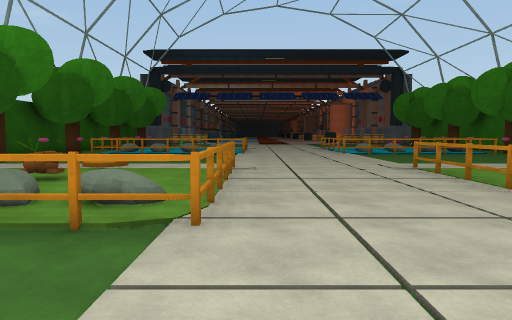
[1] (above)

24 first-person views from a walk through a Unity game level. The camera is 1.5 m above the floor, tilts 4° down and sees 70° across. The floor is counted in squares, 2 m on a side. Each view is taken from the middle of a square. On the plan, view 1 faces up. The plan holds only what a view shows up to about 11 squares ahead; the rest is blank. The place goes on beyond the plan. Surface patterns are stand-ins for the level's own textures.

[2]
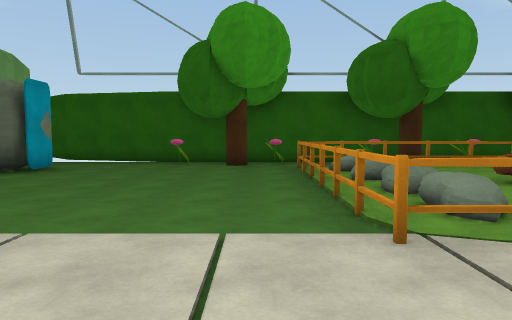

[3]
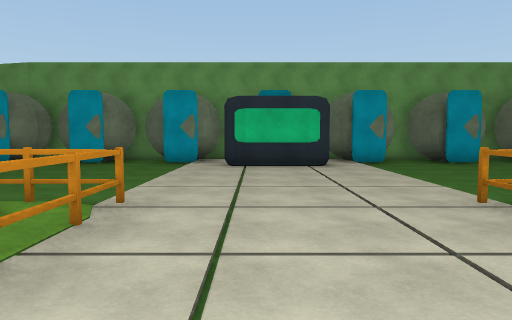

[4]
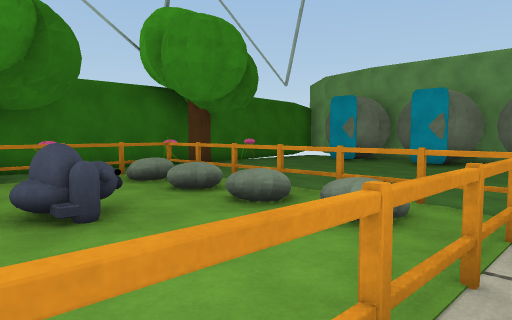

[5]
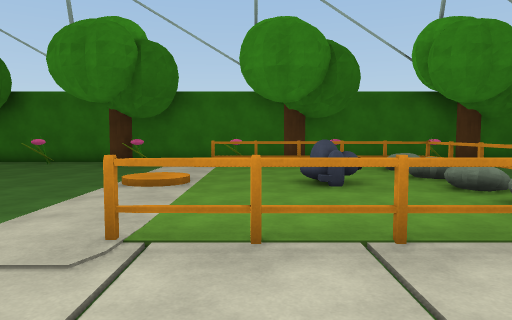

[6]
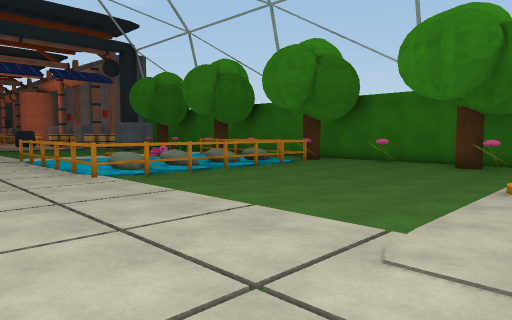

[7]
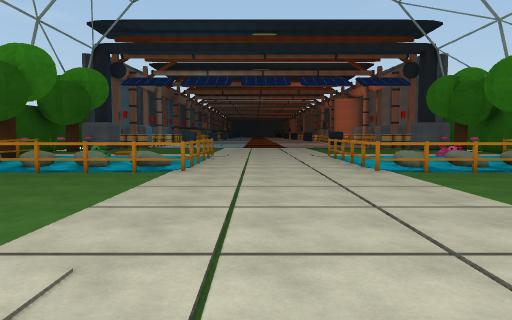

[8]
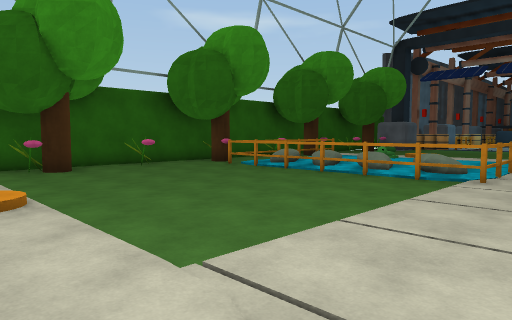

[9]
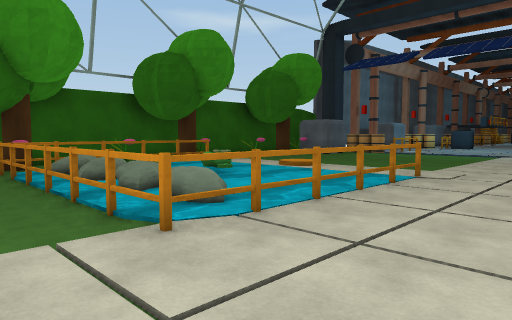

[10]
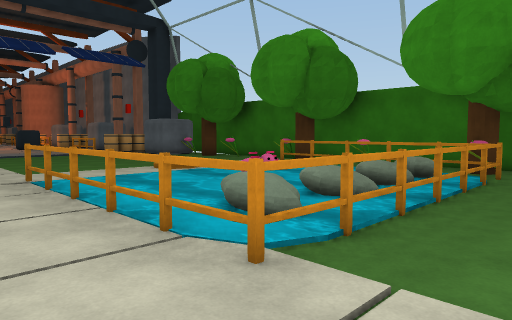

[11]
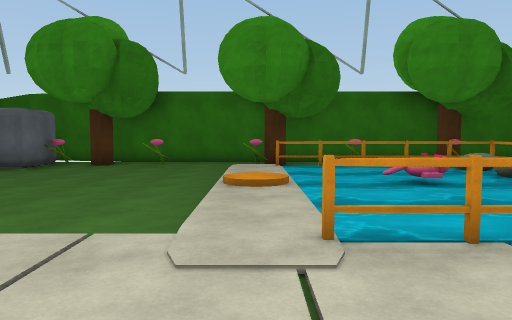

[12]
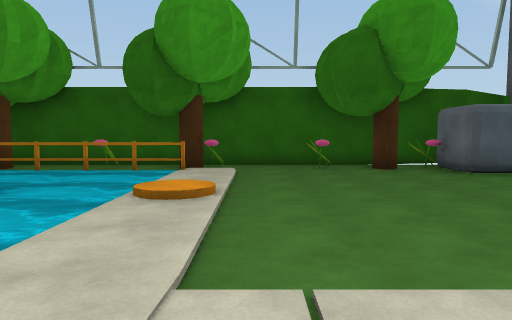

[13]
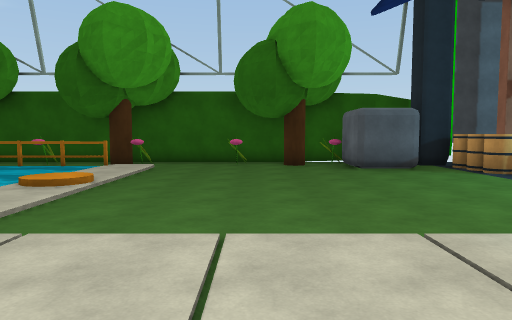

[14]
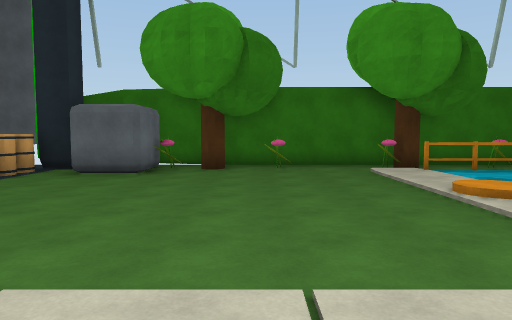

[15]
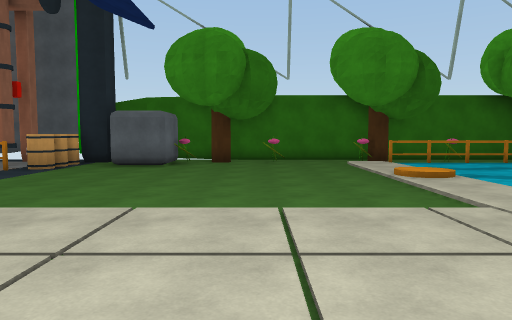

[16]
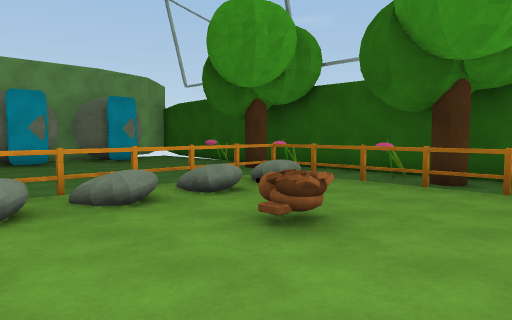

[17]
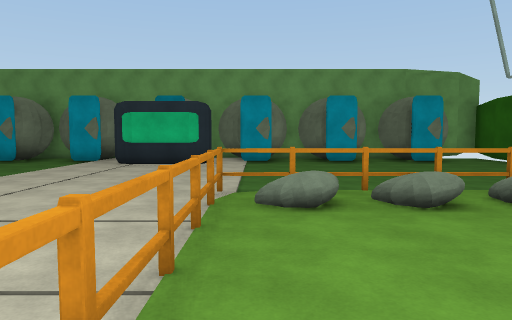

[18]
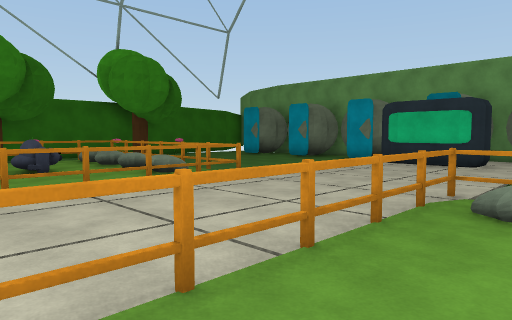

[19]
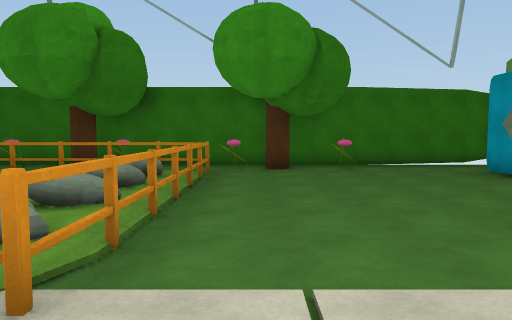

[20]
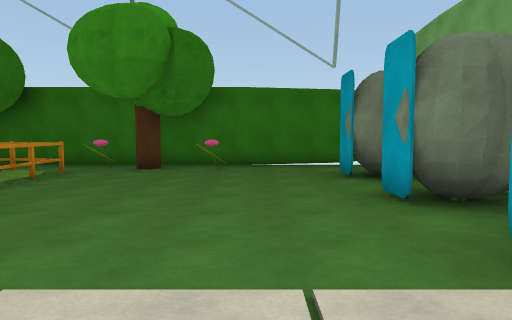

[21]
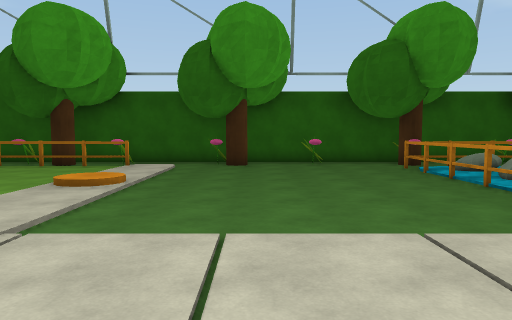

[22]
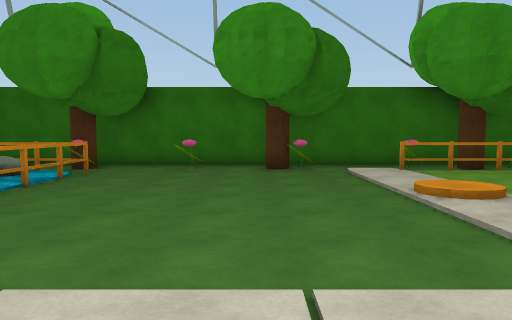

[23]
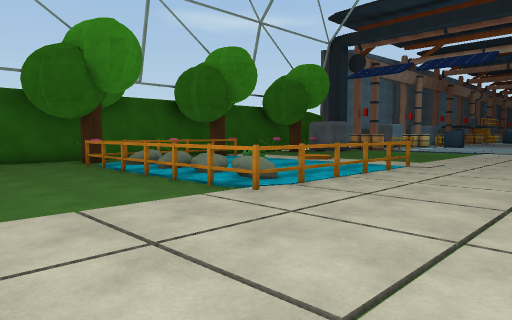

[24]
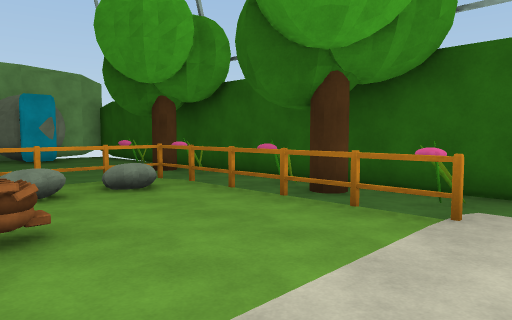

### Floor plan
Key: @ floor where view 1 was taken; # wall or solid block; . floor; / step, stairs or slope; ~ water the walk can cross; ≈ water the walk keeps out of; T thing the floor can be seen under or through; O other object.
Columns run from 9 left of view 1 to 12 right of it. Each row starts with its distance up from view 1.
 27   #....       .....#
 26 # #.....     ......##
 25 ###....... ........###
 24 #.O.................O#
 23 #..................#.#
 22 ##...................#
 21 #....................#
 20 #OO..//../../..//..O.#
 19 #OO~~~~~~#...≈~~~~~O.#
 18 ###~~~~~~#...≈~~≈~~#.#
 17  ##~~OO~~#...≈~~O~~#.#
 16 ###OOOOOO....OOOOOO..#
 15 #OO≈OOOOO....≈OOOOOO.#
 14 #....................#
 13 #..................#.#
 12 ##...................#
 11 #....................#
 10 #OO................O.#
  9 #.////////..////////.#
  8 #./#.//..#../T.//..T.#
  7 ####.....#...T.....T.#
  6  ###.OO..#...TOO ..OO#
  5   #......#...T.....#.#
  4  ###OOO O....TOOO O..#
  3 ####TTTT#....TTTTTT..#
  2 #OO..................#
  1 #...................O#
  0 ##.......@.........#.#
 -1 #....................#
 -2 #.........##.........#
 -3 #..O.OO.O.OO.O.OO.O..#
 -4 #.OOOOOOOOOOOOOOOOOO.#

Positions as (right, up) in squares from view 1, and headings:
1: (0, 0), facing up
2: (2, 2), facing left
3: (2, 7), facing down
4: (3, 7), facing down-right
5: (1, 7), facing right
6: (1, 8), facing up-right
7: (1, 7), facing up
8: (1, 8), facing up-left
9: (2, 13), facing up-left
10: (2, 13), facing up-right
11: (1, 20), facing right
12: (1, 21), facing left
13: (2, 23), facing left
14: (2, 23), facing right
15: (0, 23), facing right
16: (-1, 8), facing down-left
17: (-1, 8), facing down
18: (-2, 8), facing down-right
19: (2, 2), facing right
20: (2, -1), facing right
21: (2, 11), facing left
22: (2, 11), facing right
23: (3, 11), facing up-left
24: (-3, 9), facing down-left
